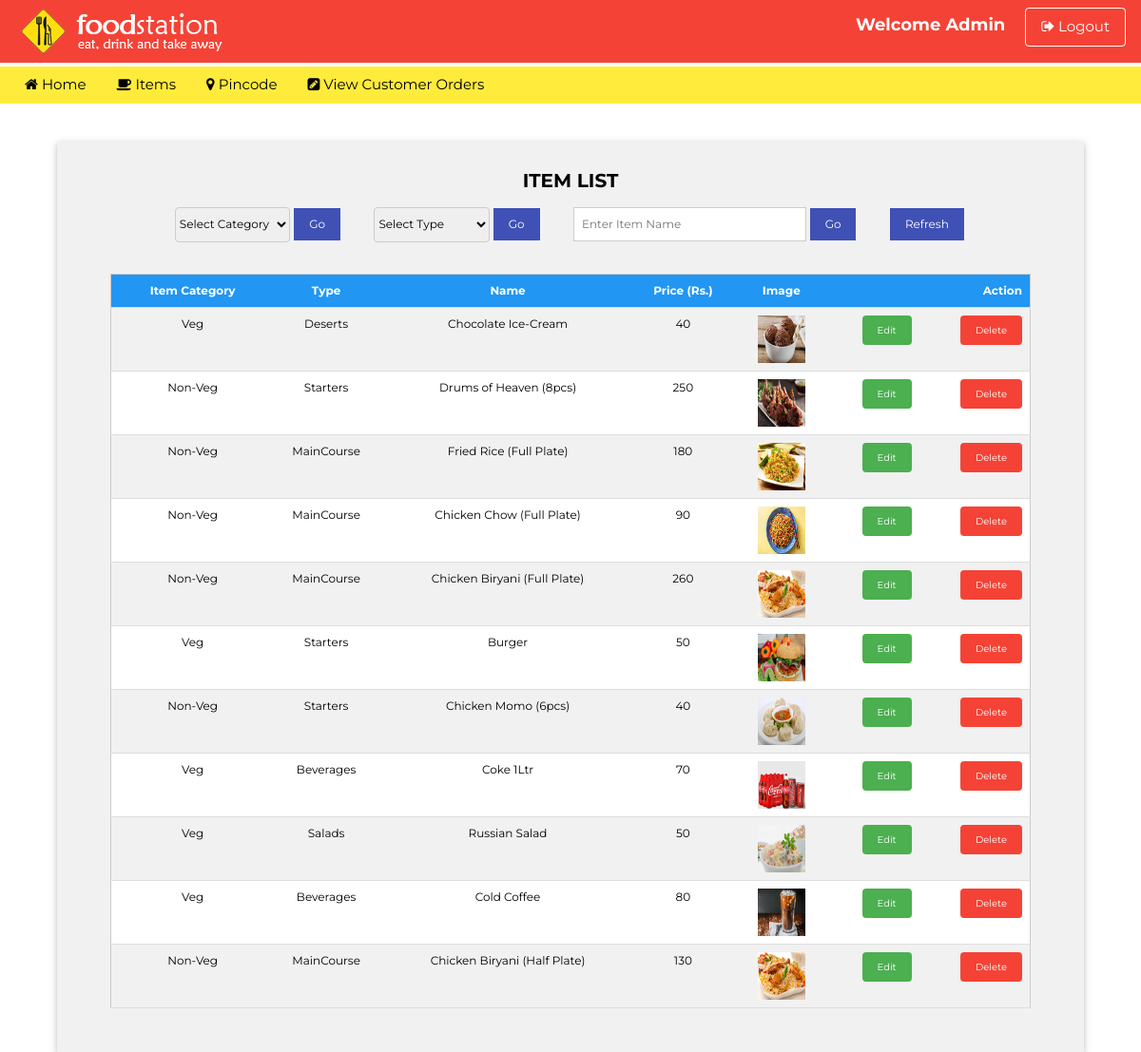
Page /viewitem.php on the committed database.
### tables this page shows
CREATE TABLE `items` (
  `itemid` int NOT NULL AUTO_INCREMENT,
  `category` varchar(50) DEFAULT NULL,
  `type` varchar(50) DEFAULT NULL,
  `name` varchar(50) DEFAULT NULL,
  `image` varchar(50) DEFAULT NULL,
  `price` int DEFAULT NULL,
  PRIMARY KEY (`itemid`)
);

### viewitem.php (the view, shortened to what this page needs)
<!doctype html>
<html>
<head>
		<link href="css/w3.css" type="text/css" rel="stylesheet">
        <link rel="stylesheet" href="https://cdnjs.cloudflare.com/ajax/libs/font-awesome/4.7.0/css/font-awesome.min.css">
</head>
<body>
<div class="w3-top w3-container w3-red" style="padding-top:8px; padding-bottom:8px;">
    <div class="w3-left">
        <a href="index.php" class="w3-bar-item">
            <img src="images/logo.png" class="w3-animate-left">
        </a>
    </div>
    <div class="w3-right">
    	<b class="w3-large">Welcome Admin  </b> &nbsp;&nbsp;&nbsp;
    	<a href="adminlogout.php" class="w3-btn w3-red w3-border w3-border-white w3-round-medium"><i class="fa fa-sign-out"></i> Logout</a>
    </div>
</div>
<?php include "adminmenu.php"; ?>
<div class="w3-card w3-light-gray w3-padding-16" style="width:90%; margin:0 auto; margin-top:40px">
    	<h4 align="center"><b>ITEM LIST</b></h4>
        <div class="w3-container w3-small">
        	<form method="post" action="viewitem.php">
                <table width="80%" border="0" align="center" cellspacing="2">
                    <tr>
                      <td width="15%">
                      	<select class="w3-select w3-border w3-round-medium" name="category">
                            <option value="" disabled selected>Select Category</option>
                          </select>
                      </td>
                      <td width="10%">
                          <input type="submit" name="Search1" value="Go" class="w3-btn w3-indigo">
                      </td>
                      <td width="15%">
                      	<select class="w3-select w3-border w3-round-medium" name="type">
                            <option value="" disabled selected>Select Type</option>
                          </select>
                      </td>
                      <td width="10%"><input type="submit" name="Search2" value="Go" class="w3-btn w3-indigo"></td>
                      <td width="30%">
                        <input type="text" name="name1" id="name1" class="w3-input w3-border" placeholder="Enter Item Name">
                      </td>
                      <td width="10%"><input type="submit" name="Search" value="Go" class="w3-btn w3-indigo"></td>
                      <td width="10%"><input type="submit" name="Refresh" value="Refresh" class="w3-btn w3-indigo"></td>
                     </tr>
                </table>
            </form>
        </div>
<div class="w3-container w3-responsive" style="margin-top:40px; width:1000px; margin:30px auto"  >
    <table class="w3-table-all w3-centered w3-hoverable w3-small">
        <tr class="w3-blue">
           <th>Item Category</th>
           <th>Type</th>
           <th>Name</th>
           <th>Price (Rs.)</th>
           <th>Image</th>
           <th colspan="2" style="text-align:right">Action</th>
        </tr>
        <?php
            include('connect.php');
				if(isset($_POST["Search"]))
				{
					$name=$_POST["name1"];
					$sql="Select * from items where name like '$name%'";
				}
				else if(isset($_POST["Search1"]))
				{
					$cat=$_POST["category"];
					$sql="Select * from items where category='$cat'";
				}
				else if(isset($_POST["Search2"]))
				{
					$type=$_POST["type"];
					$sql="Select * from items where type='$type'";
				}
				else
				{
				$sql="select * from items";
				}
				$result=mysqli_query($con,$sql);
				while($row=mysqli_fetch_array($result))
					{
						echo "<tr>";
						echo "<td>".$row[1]."</td>";
						echo "<td>".$row[2]."</td>";
						echo "<td>".$row[3]."</td>";
						echo "<td>".$row[5]."</td>";
						echo '<td><img src="'.$row[4].'" width="50" height="50"></td>';
						echo '<td style="text-align:right;"><a href="itemupdate.php?id='.$row['itemid'].'" class="w3-btn w3-green w3-round w3-tiny">Edit</a></td>';
						echo '<td style="text-align:right;"><a href="delitem.php?id='.$row['itemid'].'" onClick="return condel();" class="w3-btn w3-red w3-round w3-tiny">Delete</a></td>';
						echo "</tr>";
					}
        ?>
    </table>
</div>
</div>
</body>
</html>

### css/w3.css (style rules this page uses)
*,*:before,*:after { box-sizing:inherit }
html { -ms-text-size-adjust:100%;-webkit-text-size-adjust:100% }
body { margin:0 }
a { background-color:transparent;-webkit-text-decoration-skip:objects }
img { border-style:none }
button,input,select,textarea { font:inherit;margin:0 }
button,input { overflow:visible }
button,select { text-transform:none }
button,html [type=button],[type=reset],[type=submit] { -webkit-appearance:button }
html,body { font-size:15px;line-height:1.5 }
html { overflow-x:hidden }
h4 { font-size:20px }
h1,h2,h3,h4,h5,h6 { font-family:"Segoe UI",Arial,sans-serif;font-weight:400;margin:10px 0 }
img { vertical-align:middle }
a { color:inherit }
.w3-table,.w3-table-all { border-collapse:collapse;border-spacing:0;width:100%;display:table }
.w3-table-all { border:1px solid #ccc }
.w3-bordered tr,.w3-table-all tr { border-bottom:1px solid #ddd }
.w3-table-all tr:nth-child(odd) { background-color:#fff }
.w3-table-all tr:nth-child(even) { background-color:#f1f1f1 }
.w3-centered tr th,.w3-centered tr td { text-align:center }
.w3-table td,.w3-table th,.w3-table-all td,.w3-table-all th { padding:8px 8px;display:table-cell;text-align:left;vertical-align:top }
.w3-table th:first-child,.w3-table td:first-child,.w3-table-all th:first-child,.w3-table-all td:first-child { padding-left:16px }
.w3-btn,.w3-button { border:none;display:inline-block;padding:8px 16px;vertical-align:middle;overflow:hidden;text-decoration:none;color:inherit;background-color:inherit;text-align:center;cursor:pointer;white-space:nowrap }
.w3-btn,.w3-button { -webkit-touch-callout:none;-webkit-user-select:none;-khtml-user-select:none;-moz-user-select:none;-ms-user-select:none;user-select:none }
.w3-input { padding:8px;display:block;border:none;border-bottom:1px solid #ccc;width:100% }
.w3-select { padding:9px 0;width:100%;border:none;border-bottom:1px solid #ccc }
.w3-responsive { display:block;overflow-x:auto }
.w3-container:after,.w3-container:before,.w3-panel:after,.w3-panel:before,.w3-row:after,.w3-row:before,.w3-row-padding:after,.w3-row-padding:before, .w3-cell-row:before,.w3-cell-row:after,.w3-clear:after,.w3-clear:before,.w3-bar:before,.w3-bar:after { content:"";display:table;clear:both }
.w3-top,.w3-bottom { position:fixed;width:100%;z-index:1 }
.w3-top { top:0 }
.w3-round,.w3-round-medium { border-radius:4px }
.w3-container,.w3-panel { padding:0.01em 16px }
.w3-card,.w3-card-2 { box-shadow:0 2px 5px 0 rgba(0,0,0,0.16),0 2px 10px 0 rgba(0,0,0,0.12) }
.w3-animate-left { position:relative;animation:animateleft 0.4s }
.w3-tiny { font-size:10px!important }
.w3-small { font-size:12px!important }
.w3-large { font-size:18px!important }
.w3-border { border:1px solid #ccc!important }
.w3-padding-16 { padding-top:16px!important;padding-bottom:16px!important }
.w3-left { float:left!important }
.w3-right { float:right!important }
.w3-blue,.w3-hover-blue:hover { color:#fff!important;background-color:#2196F3!important }
.w3-green,.w3-hover-green:hover { color:#fff!important;background-color:#4CAF50!important }
.w3-indigo,.w3-hover-indigo:hover { color:#fff!important;background-color:#3f51b5!important }
.w3-red,.w3-hover-red:hover { color:#fff!important;background-color:#f44336!important }
.w3-light-grey,.w3-hover-light-grey:hover,.w3-light-gray,.w3-hover-light-gray:hover { color:#000!important;background-color:#f1f1f1!important }
.w3-border-white,.w3-hover-border-white:hover { border-color:#fff!important }

### viewitem.php (style rules this page uses)
body { font-family: 'Montserrat', sans-serif; }
h1,h2,h3,h4,h5 { font-family: 'Montserrat', sans-serif; }

### rows in the picture
items: category "Veg", type "Deserts", name "Chocolate Ice-Cream", price "40", image (picture)
items: category "Non-Veg", type "Starters", name "Drums of Heaven (8pcs)", price "250", image (picture)
items: category "Non-Veg", type "MainCourse", name "Fried Rice (Full Plate)", price "180", image (picture)
items: category "Non-Veg", type "MainCourse", name "Chicken Chow (Full Plate)", price "90", image (picture)
items: category "Non-Veg", type "MainCourse", name "Chicken Biryani (Full Plate)", price "260", image (picture)
items: category "Veg", type "Starters", name "Burger", price "50", image (picture)
items: category "Non-Veg", type "Starters", name "Chicken Momo (6pcs)", price "40", image (picture)
items: category "Veg", type "Beverages", name "Coke 1Ltr", price "70", image (picture)
items: category "Veg", type "Salads", name "Russian Salad", price "50", image (picture)
items: category "Veg", type "Beverages", name "Cold Coffee", price "80", image (picture)
items: category "Non-Veg", type "MainCourse", name "Chicken Biryani (Half Plate)", price "130", image (picture)
